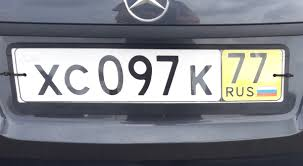
#> input picture assets/numplate3.jpeg, 303 x 166 px
$ python numplate_detection.py
#> lines starting #> are read from the running program, lines starting #| are printed output that depends on the picture; after the words box and inside, x2 and y2 are one past the last pixel; in counts of white or black regions, pixels touching at a corner belong together
import cv2
import pytesseract

img = cv2.imread("./assets/numplate3.jpeg")
#> img is the input picture: shape (166, 303, 3); mean B, G, R 136.4, 130.6, 128.4

plateHC = cv2.CascadeClassifier("haarcascade_russian_plate_number.xml")


gray = cv2.cvtColor(img, cv2.COLOR_BGR2GRAY)
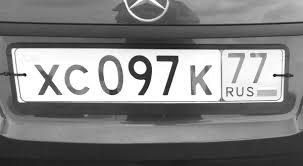
#> gray: shape (166, 303); min 14, max 255, mean 130.6
blur = cv2.GaussianBlur(gray,(5,5),1.4)
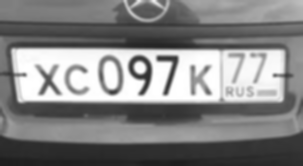
#> blur: shape (166, 303); min 29, max 255, mean 130.6
edge = cv2.Canny(blur,50,150)
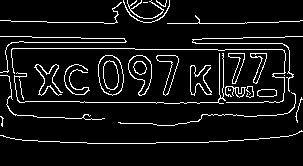
#> edge: shape (166, 303); 7.8% white in thin lines or dots, all inside (x1, y1, x2, y2) = (0, 0, 303, 144)
num_plates = plateHC.detectMultiScale(gray)
#> num_plates = [[49, 29, 248, 83]]
for x,y,w,h in num_plates:
    cv2.rectangle(gray, (x, y), (x + w, y + h), (0, 255, 0), 2)
    detected_plate1 = gray[y : y+h, x : x+w]
    detected_plate2 = edge[y : y+h, x : x+w]
#> (the run stopped early here; a loop or call above may not have finished)
